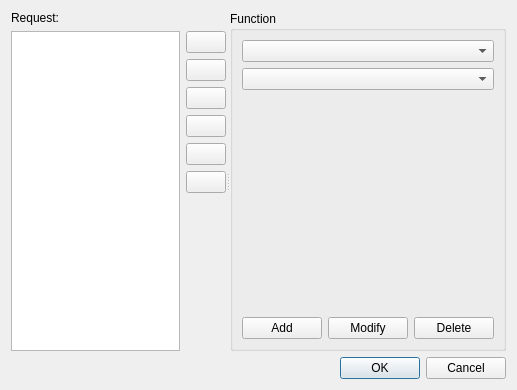
<?xml version="1.0" encoding="UTF-8"?>
<ui version="4.0">
 <class>mbClientDialogScannerRequest</class>
 <widget class="QDialog" name="mbClientDialogScannerRequest">
  <property name="geometry">
   <rect>
    <x>0</x>
    <y>0</y>
    <width>517</width>
    <height>390</height>
   </rect>
  </property>
  <property name="windowTitle">
   <string>Scanner Request</string>
  </property>
  <layout class="QVBoxLayout" name="verticalLayout_5">
   <item>
    <widget class="QSplitter" name="splitter">
     <property name="orientation">
      <enum>Qt::Horizontal</enum>
     </property>
     <widget class="QWidget" name="">
      <layout class="QVBoxLayout" name="verticalLayout_2">
       <item>
        <widget class="QLabel" name="label">
         <property name="text">
          <string>Request:</string>
         </property>
        </widget>
       </item>
       <item>
        <layout class="QHBoxLayout" name="horizontalLayout_2">
         <item>
          <widget class="QListView" name="lsRequest"/>
         </item>
         <item>
          <layout class="QVBoxLayout" name="verticalLayout">
           <item>
            <widget class="QPushButton" name="btnIcoAdd">
             <property name="sizePolicy">
              <sizepolicy hsizetype="Fixed" vsizetype="Fixed">
               <horstretch>0</horstretch>
               <verstretch>0</verstretch>
              </sizepolicy>
             </property>
             <property name="toolTip">
              <string>Add Function</string>
             </property>
             <property name="text">
              <string/>
             </property>
             <property name="icon">
              <iconset resource="../../../core/gui/core_rsc.qrc">
               <normaloff>:/core/icons/plus.ico</normaloff>:/core/icons/plus.ico</iconset>
             </property>
            </widget>
           </item>
           <item>
            <widget class="QPushButton" name="btnIcoModify">
             <property name="sizePolicy">
              <sizepolicy hsizetype="Fixed" vsizetype="Fixed">
               <horstretch>0</horstretch>
               <verstretch>0</verstretch>
              </sizepolicy>
             </property>
             <property name="toolTip">
              <string>Modify Function</string>
             </property>
             <property name="text">
              <string/>
             </property>
             <property name="icon">
              <iconset resource="../../../core/gui/core_rsc.qrc">
               <normaloff>:/core/icons/edit.png</normaloff>:/core/icons/edit.png</iconset>
             </property>
            </widget>
           </item>
           <item>
            <widget class="QPushButton" name="btnIcoDelete">
             <property name="sizePolicy">
              <sizepolicy hsizetype="Fixed" vsizetype="Fixed">
               <horstretch>0</horstretch>
               <verstretch>0</verstretch>
              </sizepolicy>
             </property>
             <property name="toolTip">
              <string>Delete Function</string>
             </property>
             <property name="text">
              <string/>
             </property>
             <property name="icon">
              <iconset resource="../../../core/gui/core_rsc.qrc">
               <normaloff>:/core/icons/minus.ico</normaloff>:/core/icons/minus.ico</iconset>
             </property>
            </widget>
           </item>
           <item>
            <widget class="QPushButton" name="btnIcoMoveUp">
             <property name="sizePolicy">
              <sizepolicy hsizetype="Fixed" vsizetype="Fixed">
               <horstretch>0</horstretch>
               <verstretch>0</verstretch>
              </sizepolicy>
             </property>
             <property name="toolTip">
              <string>Move Up Function</string>
             </property>
             <property name="text">
              <string/>
             </property>
             <property name="icon">
              <iconset resource="../../../core/gui/core_rsc.qrc">
               <normaloff>:/core/icons/arrow_up.png</normaloff>:/core/icons/arrow_up.png</iconset>
             </property>
            </widget>
           </item>
           <item>
            <widget class="QPushButton" name="btnIcoMoveDown">
             <property name="sizePolicy">
              <sizepolicy hsizetype="Fixed" vsizetype="Fixed">
               <horstretch>0</horstretch>
               <verstretch>0</verstretch>
              </sizepolicy>
             </property>
             <property name="toolTip">
              <string>Move Down Function</string>
             </property>
             <property name="text">
              <string/>
             </property>
             <property name="icon">
              <iconset resource="../../../core/gui/core_rsc.qrc">
               <normaloff>:/core/icons/arrow_down.png</normaloff>:/core/icons/arrow_down.png</iconset>
             </property>
            </widget>
           </item>
           <item>
            <widget class="QPushButton" name="btnIcoClear">
             <property name="sizePolicy">
              <sizepolicy hsizetype="Fixed" vsizetype="Fixed">
               <horstretch>0</horstretch>
               <verstretch>0</verstretch>
              </sizepolicy>
             </property>
             <property name="toolTip">
              <string>Clear All Functions</string>
             </property>
             <property name="text">
              <string/>
             </property>
             <property name="icon">
              <iconset resource="../../../core/gui/core_rsc.qrc">
               <normaloff>:/core/icons/clear.png</normaloff>:/core/icons/clear.png</iconset>
             </property>
            </widget>
           </item>
           <item>
            <spacer name="verticalSpacer_3">
             <property name="orientation">
              <enum>Qt::Vertical</enum>
             </property>
             <property name="sizeHint" stdset="0">
              <size>
               <width>20</width>
               <height>40</height>
              </size>
             </property>
            </spacer>
           </item>
          </layout>
         </item>
        </layout>
       </item>
      </layout>
     </widget>
     <widget class="QGroupBox" name="groupBox">
      <property name="title">
       <string>Function</string>
      </property>
      <layout class="QVBoxLayout" name="verticalLayout_3">
       <item>
        <widget class="QComboBox" name="cmbFunction"/>
       </item>
       <item>
        <widget class="QStackedWidget" name="swFuncParams">
         <property name="currentIndex">
          <number>2</number>
         </property>
         <widget class="QWidget" name="pgEmpty"/>
         <widget class="QWidget" name="pgOffset">
          <layout class="QFormLayout" name="formLayout">
           <item row="0" column="0">
            <widget class="QLabel" name="label_2">
             <property name="text">
              <string>Offset</string>
             </property>
            </widget>
           </item>
           <item row="0" column="1">
            <widget class="QSpinBox" name="spOffset1"/>
           </item>
          </layout>
         </widget>
         <widget class="QWidget" name="pgDiagn">
          <layout class="QVBoxLayout" name="verticalLayout_4">
           <property name="leftMargin">
            <number>0</number>
           </property>
           <property name="topMargin">
            <number>0</number>
           </property>
           <property name="rightMargin">
            <number>0</number>
           </property>
           <property name="bottomMargin">
            <number>0</number>
           </property>
           <item>
            <widget class="QComboBox" name="cmbDiagnSubfunction"/>
           </item>
           <item>
            <spacer name="verticalSpacer">
             <property name="orientation">
              <enum>Qt::Vertical</enum>
             </property>
             <property name="sizeHint" stdset="0">
              <size>
               <width>20</width>
               <height>204</height>
              </size>
             </property>
            </spacer>
           </item>
          </layout>
         </widget>
         <widget class="QWidget" name="pgOffsetCount">
          <layout class="QFormLayout" name="formLayout_2">
           <item row="0" column="0">
            <widget class="QLabel" name="label_3">
             <property name="text">
              <string>Offset</string>
             </property>
            </widget>
           </item>
           <item row="0" column="1">
            <widget class="QSpinBox" name="spOffset2"/>
           </item>
           <item row="1" column="0">
            <widget class="QLabel" name="label_4">
             <property name="text">
              <string>Count</string>
             </property>
            </widget>
           </item>
           <item row="1" column="1">
            <widget class="QSpinBox" name="spCount2"/>
           </item>
          </layout>
         </widget>
        </widget>
       </item>
       <item>
        <layout class="QHBoxLayout" name="horizontalLayout">
         <item>
          <widget class="QPushButton" name="btnAdd">
           <property name="toolTip">
            <string>Add Function</string>
           </property>
           <property name="text">
            <string>Add</string>
           </property>
          </widget>
         </item>
         <item>
          <widget class="QPushButton" name="btnModify">
           <property name="toolTip">
            <string>Modify Function</string>
           </property>
           <property name="text">
            <string>Modify</string>
           </property>
          </widget>
         </item>
         <item>
          <widget class="QPushButton" name="btnDelete">
           <property name="toolTip">
            <string>Delete Function</string>
           </property>
           <property name="text">
            <string>Delete</string>
           </property>
          </widget>
         </item>
        </layout>
       </item>
      </layout>
     </widget>
    </widget>
   </item>
   <item>
    <widget class="QDialogButtonBox" name="buttonBox">
     <property name="orientation">
      <enum>Qt::Horizontal</enum>
     </property>
     <property name="standardButtons">
      <set>QDialogButtonBox::Cancel|QDialogButtonBox::Ok</set>
     </property>
    </widget>
   </item>
  </layout>
 </widget>
 <resources>
  <include location="../../../core/gui/core_rsc.qrc"/>
 </resources>
 <connections>
  <connection>
   <sender>buttonBox</sender>
   <signal>accepted()</signal>
   <receiver>mbClientDialogScannerRequest</receiver>
   <slot>accept()</slot>
   <hints>
    <hint type="sourcelabel">
     <x>248</x>
     <y>254</y>
    </hint>
    <hint type="destinationlabel">
     <x>157</x>
     <y>274</y>
    </hint>
   </hints>
  </connection>
  <connection>
   <sender>buttonBox</sender>
   <signal>rejected()</signal>
   <receiver>mbClientDialogScannerRequest</receiver>
   <slot>reject()</slot>
   <hints>
    <hint type="sourcelabel">
     <x>316</x>
     <y>260</y>
    </hint>
    <hint type="destinationlabel">
     <x>286</x>
     <y>274</y>
    </hint>
   </hints>
  </connection>
 </connections>
</ui>
